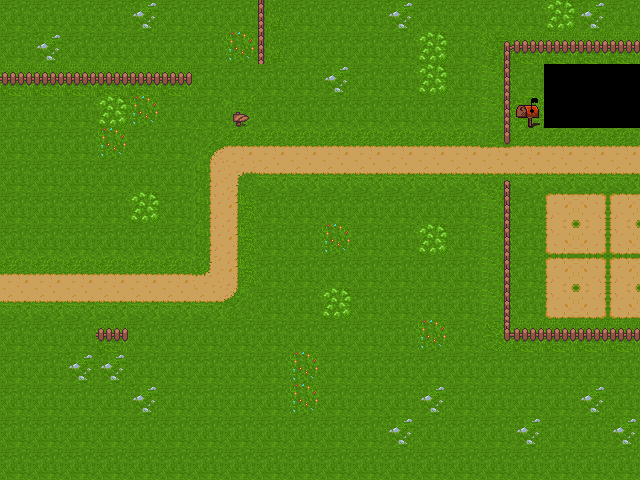

The image is a tile-based game level rendered from a .tmx file. Its description and source (layers, tilesets, objects; grid data summarised) follow:
An orthogonal 20x15 tile map with 32x32 px tiles, 1 tile layer (Tile Layer 1) and 3 objects (2x enemyPathArea, enemyPath).

<map version="1.10" tiledversion="1.11.2" orientation="orthogonal" renderorder="right-down" width="20" height="15" tilewidth="32" tileheight="32" infinite="0" nextlayerid="3" nextobjectid="53">
 <tileset firstgid="1" name="bk" tilewidth="32" tileheight="32" spacing="2" margin="2" tilecount="198" columns="18">
  <image source="map_tileset1.png" trans="000000" width="640" height="400" />
 </tileset>
 <layer id="1" name="Tile Layer 1" width="20" height="15">
  <data>[300 cells, 294 non-empty, 25 distinct tile ids]</data>
 </layer>
 <objectgroup draworder="index" id="2" name="EntitiesPaths">
  <object id="45" name="enemyPath" x="135.833" y="285.167">
   <polyline points="-22.5,-14.5 73.5,-14.5 73.5,-142.5 297.5,-142.5" />
  </object>
  <object id="50" name="enemyPathArea" x="2" y="258.667" width="206.667" height="56" />
  <object id="51" name="enemyPathArea" x="210" y="128" width="44.6667" height="188.667" />
 </objectgroup>
</map>
